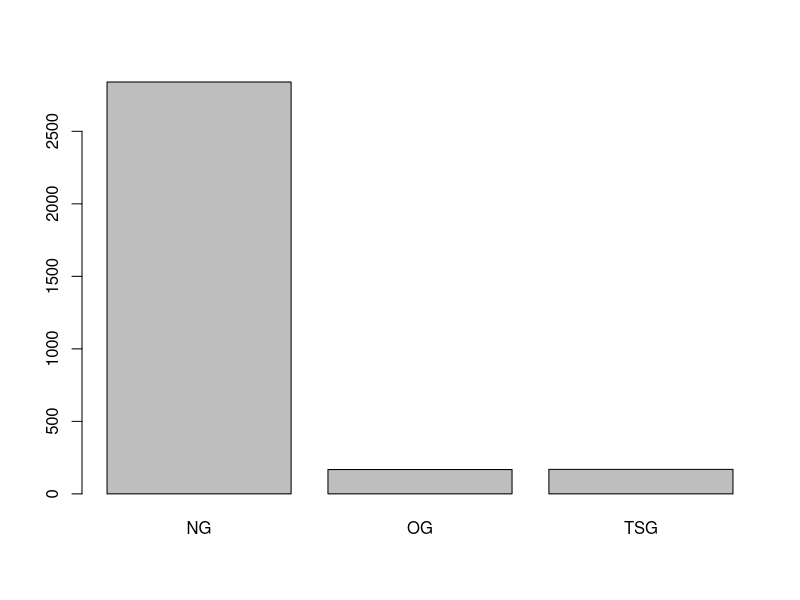
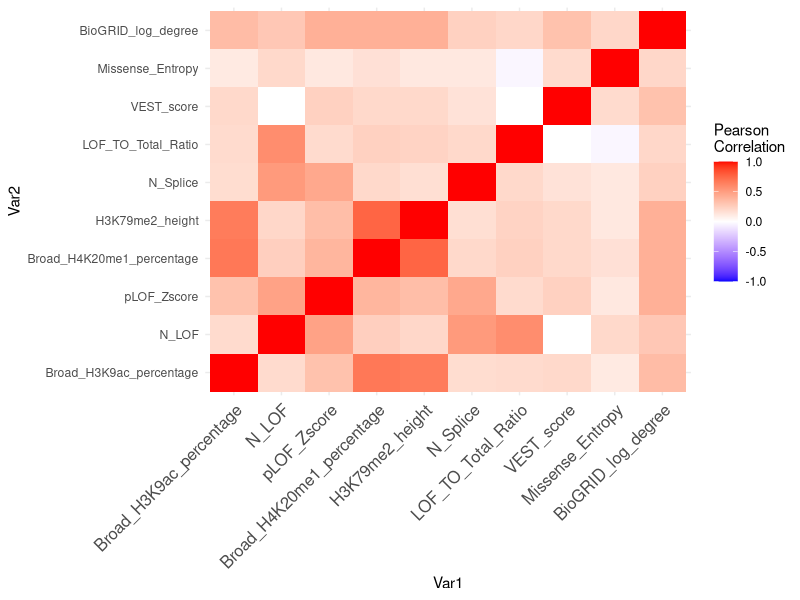
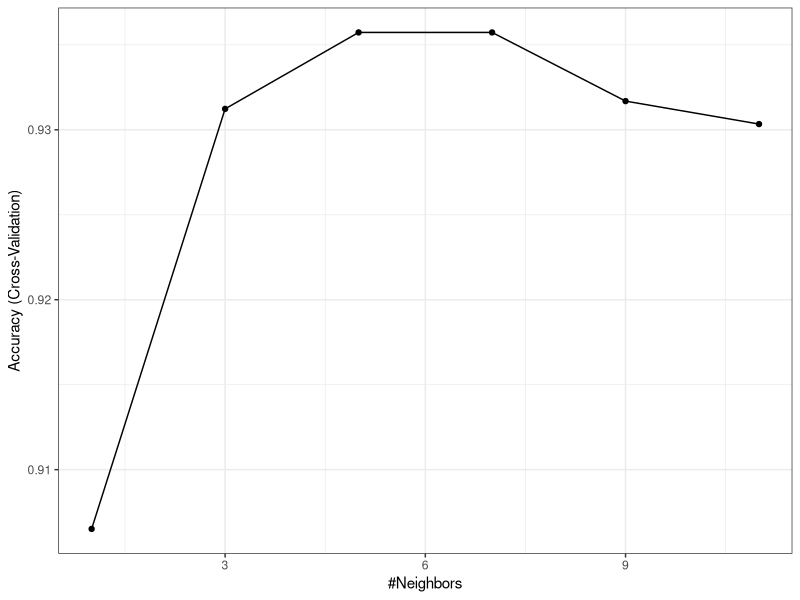

Generate these figures, in order, with R:
## ---- chunk 1
knitr::opts_chunk$set(echo = TRUE, comment = NA)
## ---- chunk 2
set.seed(110920)
library(tidyverse)
# sample <- read.csv("sample.csv", stringsAsFactors = TRUE)
# sample
## ---- chunk 3
training <- read.csv("training.csv", stringsAsFactors = TRUE)
sort(abs(cor(training)["class", ]), decreasing = TRUE)[2:19]
training$class <- factor(training$class)
levels(training$class) <- c("NG", "OG", "TSG")
dim(training)
names(training)[c(1, 99)]
barplot(table(training$class))
table(training$class) / nrow(training)
any(is.na(training))
## ---- chunk 4
# library(ggplot2)
# scatter <- function(var) {
#   ggplot(training, aes_string(var, "class")) +
#     geom_jitter(width = 0.05, height = 0.1, size = 0.1,
#                 colour = rgb(0, 0, 0, alpha = 1 / 3))
# }
# scat_plot <- lapply(names(training)[-99], scatter)
# library(gridExtra)
# grid.arrange(grobs = scat_plot[1:20], ncol = 4)
# grid.arrange(grobs = scat_plot[21:40], ncol = 4)
# grid.arrange(grobs = scat_plot[41:60], ncol = 4)
# grid.arrange(grobs = scat_plot[61:80], ncol = 4)
# grid.arrange(grobs = scat_plot[81:98], ncol = 4)
## ---- chunk 5
sig <- logical(98)
names(sig) <- names(training)[-99]
k <- 1
diffs <- logical(98)
for (var in names(training)[-99]) {
  model <- aov(training[[var]] ~ factor(training$class))
  sig[k] <- summary(model)[[1]][1, 5]
  diffs[k] <- all(TukeyHSD(model)$`factor(training$class)`[, 4] < 0.05)
  k <- k + 1
}
head(sort(sig[diffs]), 15)
score <- function (conf_mat) {
  print(sum(diag(conf_mat) * c(1, 20, 20)))
  print(sum(diag(conf_mat) * c(1, 20, 20)) / sum(apply(conf_mat, 2, sum) * c(1, 20, 20)))
}

classify <- function(probs) {
  if (any(probs[2:3] > 0.05)) {
    subset <- probs[2:3]
    output <- which(subset == max(subset))
    if (length(output) > 1) {
        output <- sample(1:2, 1)
    }
  } else {
    output <- 0
  }
  output
}
## ---- chunk 6
vars <- training %>% dplyr::select(Broad_H3K9ac_percentage, N_LOF, pLOF_Zscore, Broad_H4K20me1_percentage,
                            H3K79me2_height,
                            N_Splice, LOF_TO_Total_Ratio, VEST_score, Missense_Entropy, BioGRID_log_degree, class)
vars$class <- factor(vars$class)
levels(vars$class) <- c("NG", "OG", "TSG")
cor_mtx = round(cor(vars[, names(vars) != "class"]), 2)
library(reshape2)
#reshape it
melted_cor_mtx <- melt(cor_mtx)

#draw the heatmap
cor_heatmap = ggplot(data = melted_cor_mtx, aes(x=Var1, y=Var2, fill=value)) + geom_tile()
cor_heatmap = cor_heatmap +
scale_fill_gradient2(low = "blue", high = "red", mid = "white", midpoint = 0, limit = c(-1,1), space = "Lab", name="Pearson\nCorrelation") + 
theme_minimal() +
theme(axis.text.x = element_text(angle = 45, vjust = 1, size = 12, hjust = 1))

cor_heatmap
## ---- chunk 7
set.seed(nrow(training) +421314)
library(caret)
vars_test <- createDataPartition(vars$class, p = 0.7, 
                                  list = FALSE)
vars_train <- vars[vars_test, ]
vars_test <- vars[-vars_test, ]

train_cont <- trainControl(method = "cv", number = 10, classProbs = TRUE, savePredictions = TRUE)
knn_ft <- train(class ~ ., data = vars_train, method = "knn", preProc = c("center", "scale"),
                trControl = train_cont, tuneGrid = expand.grid(k = seq(from = 1, to = 11, by = 2)))
ggplot(knn_ft) + theme_bw()
for (k in seq(from = 1, to = 11, by = 2)) {
  preds <- predict(knn_ft, newdata = vars_test, type = "prob")
  knn_mod <- table("pred"=unlist(apply(preds, 1, classify)), "obs" = vars_test$class)
  knn_mod
  score(knn_mod)
}
train_cont <- trainControl(method = "cv", number = 10, classProbs = TRUE, savePredictions = TRUE)
knn_ft <- train(class ~ ., data = vars_train, method = "qda", preProc = c("center", "scale"),
                trControl = train_cont)
preds <- predict(knn_ft, newdata = vars_test, type = "prob")

qda_mod <- table("pred"=apply(preds, 1, classify), "obs" = vars_test$class)
qda_mod
score(qda_mod)
train_cont <- trainControl(method = "cv", number = 10, classProbs = TRUE, savePredictions = TRUE)
knn_ft <- train(class ~ ., data = vars_train, method = "lda", preProc = c("center", "scale"),
                trControl = train_cont)
preds <- predict(knn_ft, newdata = vars_test, type = "prob")

lda_mod <- table("pred"=apply(preds, 1, classify), "obs" = vars_test$class)
lda_mod
score(lda_mod)
